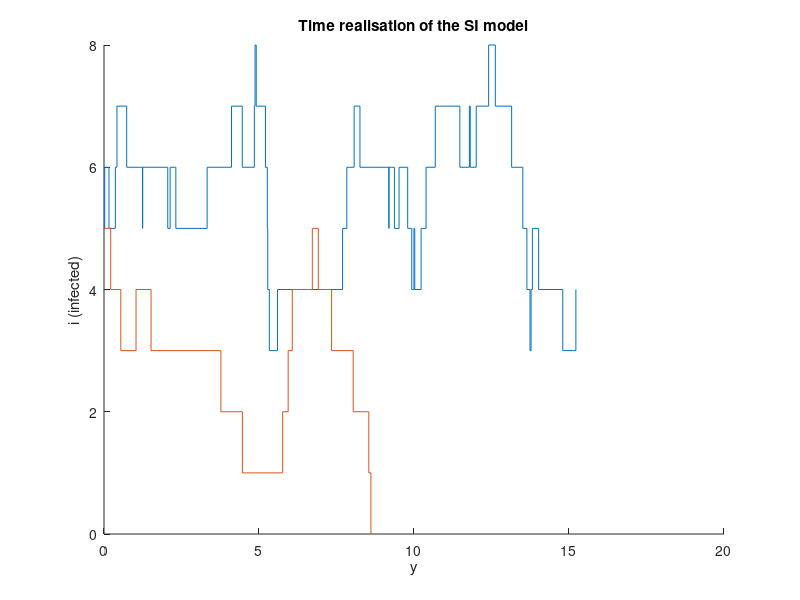

This figure's MATLAB source:
clear all
clc
%%%%%%%%%%%%%%%%%%%%%%%%%%%%%%%%%%%%%%%%%%%%%%%%%%%%%%%%%%%%%%%%%%%%%%%%%%%
% The code in file runs the Stochastic simualtion algorithm for the
%  Susceptible-Infected model.
% The code does not implement any particular control policy; minor edits
% are required for this
%%%%%%%%%%%%%%%%%%%%%%%%%%%%%%%%%%%%%%%%%%%%%%%%%%%%%%%%%%%%%%%%%%%%%%%%%%%

gamma= 0.32; % reovery rate
N = 10; % Number of infected individuals
betaf = 1.6*gamma/N;% infection rate constant

iSimTime = 15; % Simulation time 

%%%%%
iReal = 2; % number of realisation
Data = {}; % data structure for results
Time = {}; % data structure hodling the time of the events

% State change matrix
WMatrix = [+1, -1];

tic  
parfor idx = 1:iReal
    t=0;
    x= [5];
    xf=x;
    tf = t;

    disp(['Working on realisation: ' num2str(idx)])    

    while t<=iSimTime
             
       rates = [ betaf*x(1)*(N-x(1)), gamma*x(1)];  

       % a particular policy can be implemented by changing the rate a this
       % point 

        ratesum = sum(rates);
        
        tau=-log(rand)/ratesum; % can be changed to ;
        
        reac = sum(cumsum(rates/ratesum)<rand)+1;

        x = x + WMatrix(:,reac);

        t = t + tau;
        tf = [tf, t];
        xf = [xf,x];

    end
    Data{idx} = xf;
    Time{idx} = tf;
end

etime = toc;
disp(['The simulation took: ' num2str(etime) ' seconds' ])  

figure();
for idx = 1:iReal
hold on
stairs(Time{idx},Data{idx});
end
ylabel('i (infected)')
xlabel('y')
title('Time realisation of the SI model')